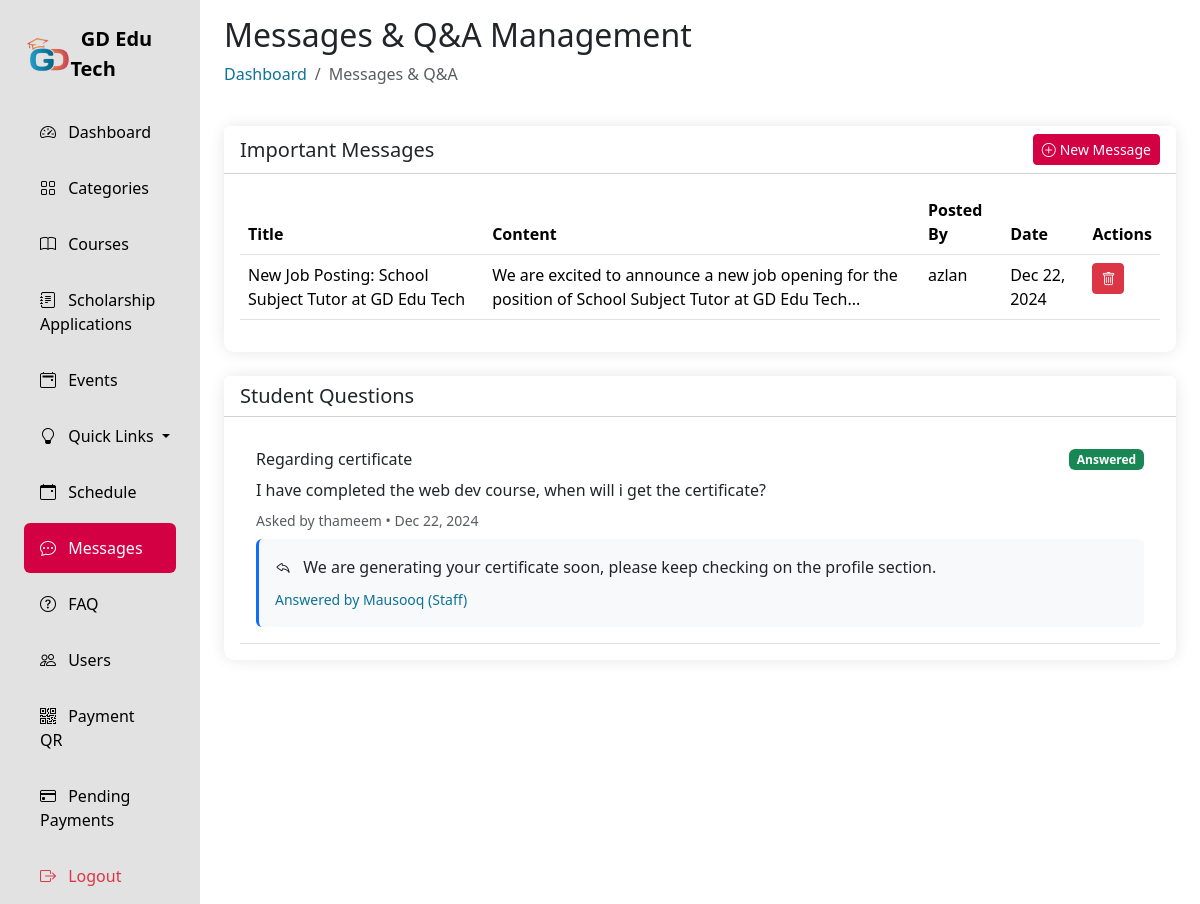
/adminPanel/Messages/index.php (signed in), run on the app's committed database.
### tables this page shows
CREATE TABLE `Messages` (
  `message_id` int(11) NOT NULL,
  `title` varchar(255) NOT NULL,
  `content` text NOT NULL,
  `created_by` int(11) DEFAULT NULL,
  `created_at` datetime DEFAULT current_timestamp()
);

CREATE TABLE `Users` (
  `user_id` int(11) NOT NULL,
  `username` varchar(100) NOT NULL,
  `password_hash` varchar(255) NOT NULL,
  `email` varchar(150) NOT NULL,
  `first_name` varchar(100) NOT NULL,
  `last_name` varchar(100) NOT NULL,
  `role` enum('admin','Staff','student') NOT NULL,
  `date_joined` datetime DEFAULT current_timestamp(),
  `profile_image` varchar(255) DEFAULT NULL,
  `status` enum('active','inactive','banned') DEFAULT 'active',
  `created_at` datetime DEFAULT current_timestamp(),
  `updated_at` datetime DEFAULT current_timestamp() ON UPDATE current_timestamp()
);

CREATE TABLE `StudentAnswers` (
  `answer_id` int(11) NOT NULL,
  `question_id` int(11) NOT NULL,
  `content` text NOT NULL,
  `user_id` int(11) NOT NULL,
  `created_at` datetime DEFAULT current_timestamp()
);

CREATE TABLE `StudentQuestions` (
  `question_id` int(11) NOT NULL,
  `title` varchar(255) NOT NULL,
  `content` text NOT NULL,
  `user_id` int(11) DEFAULT NULL,
  `created_at` datetime DEFAULT current_timestamp(),
  `status` enum('open','answered') DEFAULT 'open'
);

### adminPanel/Messages/index.php (the view, shortened to what this page needs)
<?php
require_once '../../Configurations/config.php';
?>
<!DOCTYPE html>
<html lang="en">
<head>
    <link href="https://cdn.jsdelivr.net/npm/bootstrap@5.3.2/dist/css/bootstrap.min.css" rel="stylesheet">
    <link rel="stylesheet" href="https://cdn.jsdelivr.net/npm/bootstrap-icons@1.11.1/font/bootstrap-icons.css">
    <link rel="stylesheet" href="../../css/customBoorstrap.css">
    <link rel="stylesheet" href="../css/style.css">
</head>
<body>
    <div class="container-fluid">
        <div class="row">
            <div class="col-auto col-md-3 col-xl-2 px-sm-2 px-0 sidebar">
                <div class="d-flex flex-column align-items-center align-items-sm-start px-3 pt-2 min-vh-100">
                    <a href="#" class="d-flex align-items-center pb-3 mb-md-1 mt-md-3 me-md-auto text-white text-decoration-none">
                        <span class="fs-5 fw-bolder" style="display: flex;align-items:center;color:black;">
                            <img height="35px" src="../../images/edutechLogo.png" alt="">&nbsp; GD Edu Tech
                        </span>
                    </a>
                    <ul class="nav nav-pills flex-column mb-sm-auto mb-0 align-items-center align-items-sm-start w-100" id="menu">
                        <li class="w-100">
                            <a href="../" class="nav-link">
                                <i class="bi bi-speedometer2 me-2"></i> Dashboard
                            </a>
                        </li>
                        <li class="w-100">
                            <a href="../Categories/" class="nav-link">
                                <i class="bi bi-grid me-2"></i> Categories
                            </a>
                        </li>
                        <li class="w-100">
                            <a href="../Courses/" class="nav-link">
                                <i class="bi bi-book me-2"></i> Courses
                            </a>
                        </li>
                        <li class="w-100">
                           <a href="../Applications/" class="nav-link">
                                <i class="bi bi-journal-text me-2"></i> Scholarship Applications
                            </a>
                        </li>
                        <li class="w-100">
                            <a href="../Events/" class="nav-link">
                                <i class="bi bi-calendar2-event me-2"></i> Events
                            </a>
                        </li>
                        <li class="w-100 dropdown">
                            <a href="#" class="nav-link dropdown-toggle" id="quizDropdown" role="button" data-bs-toggle="dropdown" aria-expanded="false">
                                <i class="bi bi-lightbulb me-2"></i> Quick Links
                            </a>
                        </li>
                        <li class="w-100">
                            <a href="../Schedule/" class="nav-link">
                                <i class="bi bi-calendar-event me-2"></i> Schedule
                            </a>
                        </li>
                        <li class="w-100">
                            <a href="./" class="nav-link active">
                                <i class="bi bi-chat-dots me-2"></i> Messages
                            </a>
                        </li>
                        <li class="w-100">
                            <a href="../FAQ/" class="nav-link">
                                <i class="bi bi-question-circle me-2"></i> FAQ
                            </a>
                        </li>
                        <li class="w-100">
                            <a href="../Users/" class="nav-link">
                                <i class="bi bi-people me-2"></i> Users
                            </a>
                        </li>
                        <li class="w-100">
                            <a href="../manage_qr.php" class="nav-link">
                                <i class="bi bi-qr-code me-2"></i> Payment QR
                            </a>
                        </li>
                        <li class="w-100">
                            <a href="../pending_payments.php" class="nav-link">
                                <i class="bi bi-credit-card me-2"></i> Pending Payments
                            </a>
                        </li>
                        <li class="w-100 mt-auto">
                            <a href="../logout.php" class="nav-link text-danger">
                                <i class="bi bi-box-arrow-right me-2"></i> Logout
                            </a>
                        </li>
                    </ul>
                </div>
            </div>
            <div class="col py-3">
                <div class="container-fluid">
                    <div class="row mb-4">
                        <div class="col">
                            <h2>Messages & Q&A Management</h2>
                            <nav aria-label="breadcrumb">
                                <ol class="breadcrumb">
                                    <li class="breadcrumb-item"><a href="../">Dashboard</a></li>
                                    <li class="breadcrumb-item active">Messages & Q&A</li>
                                </ol>
                            </nav>
                        </div>
                    </div>
                    <div class="row mb-4">
                        <div class="col-12">
                            <div class="card">
                                <div class="card-header bg-white d-flex justify-content-between align-items-center">
                                    <h5 class="card-title mb-0">Important Messages</h5>
                                    <button class="btn btn-primary btn-sm" data-bs-toggle="modal" data-bs-target="#newMessageModal">
                                        <i class="bi bi-plus-circle me-1"></i>New Message
                                    </button>
                                </div>
                                <div class="card-body">
                                    <?php
                                    $messages_query = "
                                        SELECT m.*, u.username, u.role
                                        FROM Messages m
                                        JOIN Users u ON m.created_by = u.user_id
                                        ORDER BY m.created_at DESC
                                    ";
                                    $messages_result = mysqli_query($conn, $messages_query);
                                    if ($messages_result && mysqli_num_rows($messages_result) > 0):
                                    ?>
                                        <div class="table-responsive">
                                            <table class="table table-hover">
                                                <thead>
                                                    <tr>
                                                        <th>Title</th>
                                                        <th>Content</th>
                                                        <th>Posted By</th>
                                                        <th>Date</th>
                                                        <th>Actions</th>
                                                    </tr>
                                                </thead>
                                                <tbody>
                                                    <?php while ($message = mysqli_fetch_assoc($messages_result)): ?>
                                                        <tr>
                                                            <td><?php echo htmlspecialchars($message['title']); ?></td>
                                                            <td><?php echo htmlspecialchars(substr($message['content'], 0, 100)) . '...'; ?></td>
                                                            <td><?php echo htmlspecialchars($message['username']); ?></td>
                                                            <td><?php echo date('M d, Y', strtotime($message['created_at'])); ?></td>
                                                            <td>
                                                                <button class="btn btn-sm btn-danger" onclick="deleteMessage(<?php echo $message['message_id']; ?>)">
                                                                    <i class="bi bi-trash"></i>
                                                                </button>
                                                            </td>
                                                        </tr>
                                                    <?php endwhile; ?>
                                                </tbody>
                                            </table>
                                        </div>
                                    <?php endif; ?>
                                </div>
                            </div>
                        </div>
                    </div>
                    <div class="row">
                        <div class="col-12">
                            <div class="card">
                                <div class="card-header bg-white">
                                    <h5 class="card-title mb-0">Student Questions</h5>
                                </div>
                                <div class="card-body">
                                    <?php
                                    $questions_query = "
                                        SELECT
                                            q.*,
                                            u.username as asker_name,
                                            sa.content as answer_content,
                                            au.username as answerer_name,
                                            au.role as answerer_role
                                        FROM StudentQuestions q
                                        LEFT JOIN Users u ON q.user_id = u.user_id
                                        LEFT JOIN StudentAnswers sa ON q.question_id = sa.question_id
                                        LEFT JOIN Users au ON sa.user_id = au.user_id
                                        ORDER BY q.created_at DESC
                                    ";
                                    $questions_result = mysqli_query($conn, $questions_query);
                                    if ($questions_result && mysqli_num_rows($questions_result) > 0):
                                        while ($qa = mysqli_fetch_assoc($questions_result)):
                                    ?>
                                        <div class="qa-item p-3 border-bottom">
                                            <div class="d-flex justify-content-between align-items-center mb-2">
                                                <h6 class="mb-0"><?php echo htmlspecialchars($qa['title']); ?></h6>
                                                <span class="badge <?php echo $qa['status'] === 'answered' ? 'bg-success' : 'bg-warning'; ?>">
                                                    <?php echo ucfirst($qa['status']); ?>
                                                </span>
                                            </div>
                                            <p class="mb-2"><?php echo nl2br(htmlspecialchars($qa['content'])); ?></p>
                                            <small class="text-muted d-block mb-2">
                                                Asked by <?php echo htmlspecialchars($qa['asker_name']); ?> •
                                                <?php echo date('M d, Y', strtotime($qa['created_at'])); ?>
                                            </small>
                                            <?php if ($qa['answer_content']): ?>
                                                <div class="answer-box mt-2 p-3 bg-light rounded">
                                                    <p class="mb-2">
                                                        <i class="bi bi-reply me-2"></i>
                                                        <?php echo nl2br(htmlspecialchars($qa['answer_content'])); ?>
                                                    </p>
                                                    <small class="text-primary">
                                                        Answered by <?php echo htmlspecialchars($qa['answerer_name']); ?>
                                                        (<?php echo ucfirst($qa['answerer_role']); ?>)
                                                    </small>
                                                </div>
                                            <?php endif; ?>
                                        </div>
                                    <?php
                                        endwhile;
                                    endif; ?>
                                </div>
                            </div>
                        </div>
                    </div>
                </div>
            </div>
        </div>
    </div>
</body>
</html>

### css/customBoorstrap.css (style rules this page uses)
:root { --primary-color: #cb4d55; --secondary-color: #d6624e; --accent-color: #0d7298; --gradient-start: #0d7298; --gradient-end: #1d91bb; }
.text-primary { color: var(--accent-color) !important; }
.btn-primary { background: linear-gradient(45deg, var(--accent-color), var(--gradient-start), var(--gradient-end)) !important; border-color: var(--accent-color) !important; }
.breadcrumb-item a { text-decoration: none; color: var(--accent-color); }

### adminPanel/css/style.css (style rules this page uses)
.sidebar { background: #e2e2e2 !important; min-height: 100vh; color: white; }
.nav-link { color:black; padding: 0.8rem 1rem; margin: 0.2rem 0; border-radius: 0.5rem; }
.nav-link.active { background: #d30043 !important; color: white; }
.card { border: none; border-radius: 10px; box-shadow: 0 0 15px rgba(0, 0, 0, 0.1); }
.btn-primary { background:#d30043 !important ; border-color: #d30043 !important; }

### adminPanel/Messages/index.php (style rules this page uses)
.message-item, .qa-item { transition: all 0.3s ease; }
.answer-box { border-left: 3px solid var(--bs-primary); }

### data on the page
messages: title "New Job Posting: School Subject Tutor at GD Edu Tech", content "We are excited to announce a new job opening for the position of School Subject Tutor at GD Edu Tech", created_by.username "azlan", created_at "Dec 22, 2024"
studentanswers: question.title "Regarding certificate", question.status "Answered", question.content "I have completed the web dev course, when will i get the certificate?", users.username "thameem", question.created_at "Dec 22, 2024", content "We are generating your certificate soon, please keep checking on the profile section.", user.username "Mausooq", user.role "Staff"
